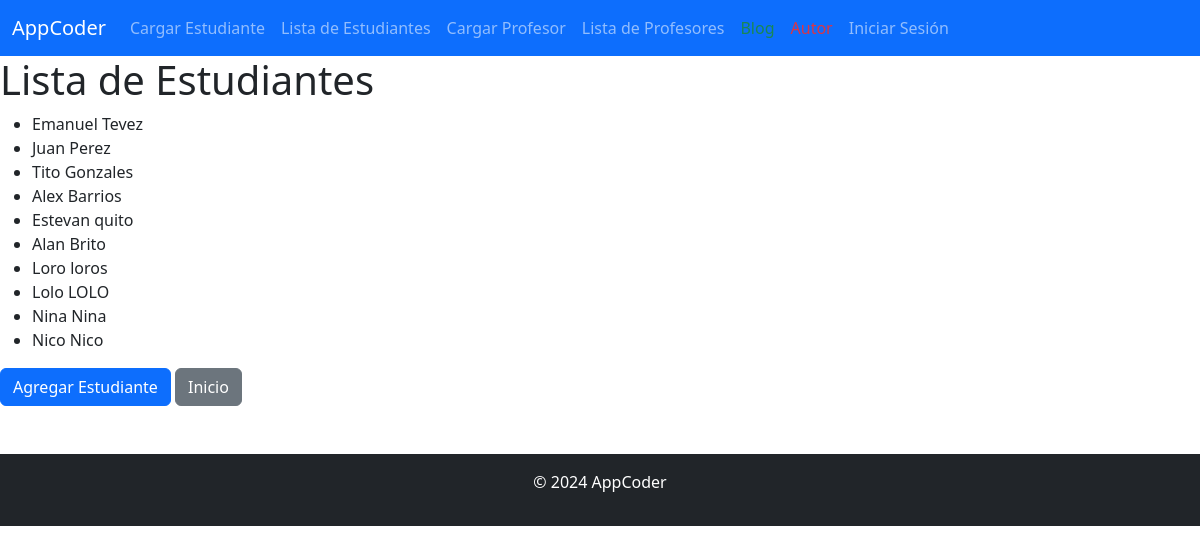
The page /estudiantes/ on the database its author committed.
### AppCoder/models.py (models this page shows, shortened)
class Estudiante(models.Model):
    nombre = models.CharField(max_length=30)
    apellido = models.CharField(max_length=30)
    email = models.EmailField()

### AppCoder/views.py (the view)
# urls.py: path('estudiantes/', lista_estudiantes, name = 'lista_estudiantes'),
def lista_estudiantes(request):
    estudiantes = Estudiante.objects.all()
    return render(request, 'AppCoder/lista_estudiantes.html', {'estudiantes': estudiantes})

### AppCoder/templates/AppCoder/lista_estudiantes.html (shortened to what this page needs)
{% extends "AppCoder/index.html" %}
{% load static %}
{% block cuerpo %}
    <h1>Lista de Estudiantes</h1>
    <ul>
        {% for estudiante in estudiantes %}
            <li>{{estudiante.nombre}} {{estudiante.apellido}}</li>
        {% endfor %}
    </ul>
    <a href="{% url 'cargar_estudiante' %} "class="btn btn-primary" >Agregar Estudiante</a>
    <a href="{% url 'index'  %}" class="btn btn-secondary">Inicio</a>
{% endblock %}

### rows shown on the page
Estudiante: nombre "Emanuel", apellido "Tevez"
Estudiante: nombre "Juan", apellido "Perez"
Estudiante: nombre "Tito", apellido "Gonzales"
Estudiante: nombre "Alex", apellido "Barrios"
Estudiante: nombre "Estevan", apellido "quito"
Estudiante: nombre "Alan", apellido "Brito"
Estudiante: nombre "Loro", apellido "loros"
Estudiante: nombre "Lolo", apellido "LOLO"
Estudiante: nombre "Nina", apellido "Nina"
Estudiante: nombre "Nico", apellido "Nico"
